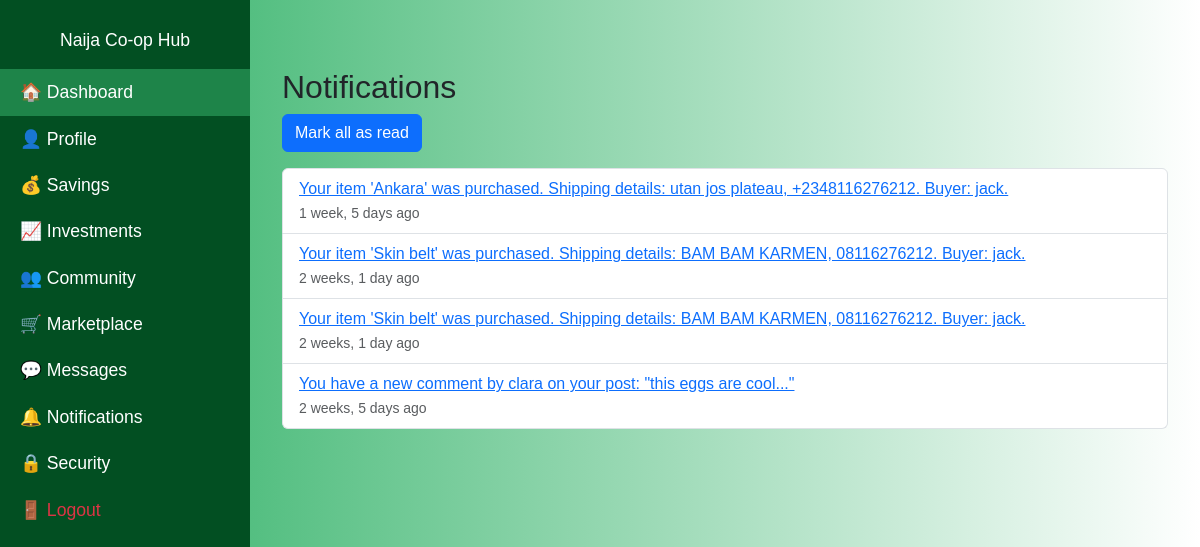
The app's page /notifications/ (signed in) with its own data.
### notifications/models.py (models this page shows, shortened)
class Notification(models.Model):
    recipient = models.ForeignKey(
        settings.AUTH_USER_MODEL,
        on_delete=models.CASCADE,
        related_name='notifications'
    )
    message = models.CharField(max_length=255)
    link = models.URLField(blank=True, null=True)  # Optional: a URL to view details (e.g., order or post)
    is_read = models.BooleanField(default=False)
    created_at = models.DateTimeField(auto_now_add=True)

### notifications/views.py (the view)
# urls.py: path('', notifications_view, name='notifications'),
@login_required
def notifications_view(request):
    notifications = Notification.objects.filter(recipient=request.user).order_by('-created_at')
    return render(request, 'notifications/notifications.html', {'notifications': notifications})

### chat/context_processors.py (called while the page is built)
def unread_messages(request):
    if request.user.is_authenticated:
        return {'unread_count': Message.objects.filter(receiver=request.user, is_read=False).count()}
    return {}

### notifications/context_processors.py (called while the page is built)
def notifications_processor(request):
    if request.user.is_authenticated:
        notifications = Notification.objects.filter(recipient=request.user, is_read=False)
    else:
        notifications = Notification.objects.none()  # returns an empty QuerySet
    return {
        'notification_count': notifications.count()
    }

### payments/context_processors.py (called while the page is built)
def wallet_balance(request):
    if request.user.is_authenticated:
        try:
            balance = Wallet.objects.get(user=request.user).balance
        except Wallet.DoesNotExist:
            balance = 0.00
        return {"wallet_balance": balance}
    return {}

### notifications/templates/notifications/notifications.html (shortened to what this page needs)
{% extends 'base.html' %}
{% load humanize %}
{% block content %}
<div class="container mt-5">
  <h2>Notifications</h2>
  <form method="POST" action="{% url 'mark_all_read' %}">
    <button type="submit" class="btn btn-primary">Mark all as read</button>
  </form>
  <ul class="list-group mt-3">
    {% for notification in notifications %}
      <li class="list-group-item {% if not notification.is_read %}bg-light{% endif %}">
        <a href="{{ notification.link }}">{{ notification.message }}</a>
        <br>
        <small class="text-muted">{{ notification.created_at|naturaltime }}</small>
      </li>
    {% empty %}
      <li class="list-group-item">You have no notifications.</li>
    {% endfor %}
  </ul>
</div>
{% endblock %}

### templates/base.html (style rules this page uses)
body { background: linear-gradient(to right, #27ae60, #ffffff); font-family: Arial, sans-serif; }

### records on screen
Notification: message "Your item 'Ankara' was purchased. Shipping details: utan jos plateau, +2348116276212. Buyer: jack.", created_at "1 week, 5 days ago"
Notification: message "Your item 'Skin belt' was purchased. Shipping details: BAM BAM KARMEN, 08116276212. Buyer: jack.", created_at "2 weeks, 1 day ago"
Notification: message "Your item 'Skin belt' was purchased. Shipping details: BAM BAM KARMEN, 08116276212. Buyer: jack.", created_at "2 weeks, 1 day ago"
Notification: message "You have a new comment by clara on your post: \"this eggs are cool...\"", created_at "2 weeks, 5 days ago"
